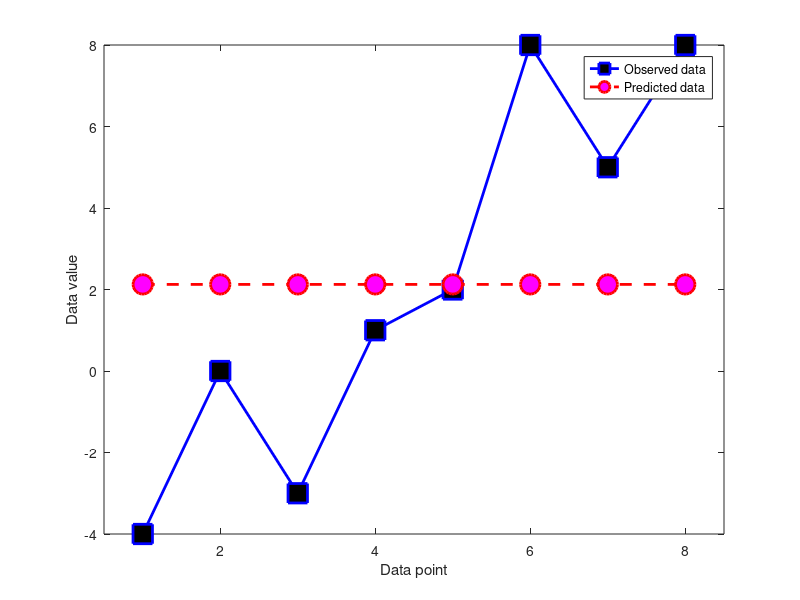
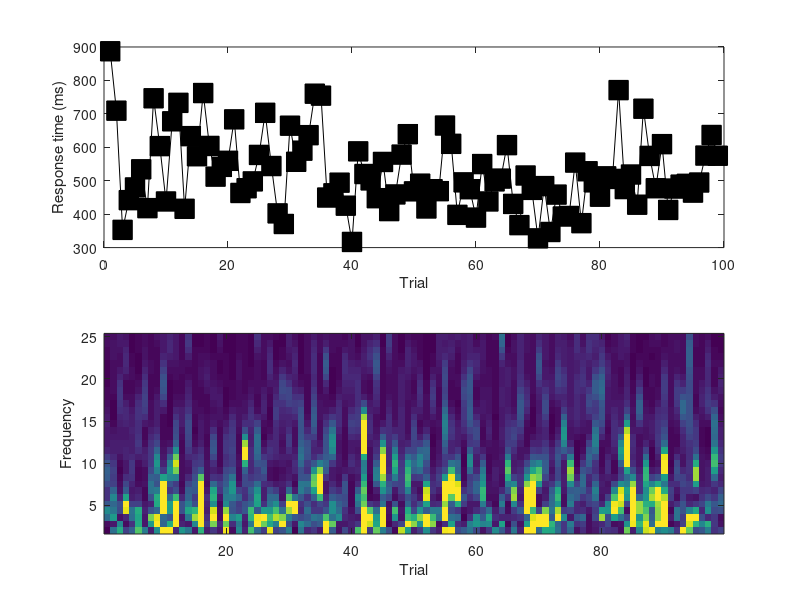
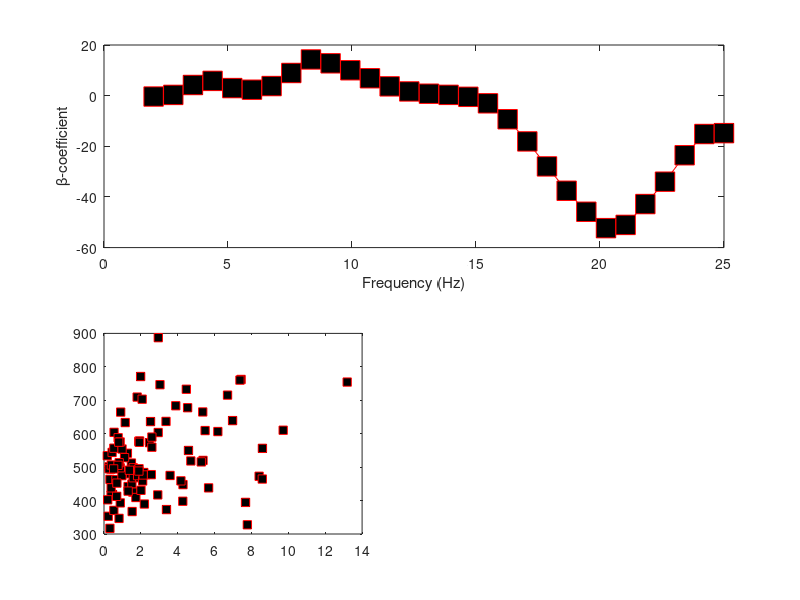

MATLAB code for these plots, in order: (Note: this script raises an error after producing the figures.)
%%
%     COURSE: Linear algebra: theory and implementation
%    SECTION: Least-squares and statistics
%      VIDEO: Least-squares via row-reduction
% Instructor: mikexcohen.com
% 
%%


m = 10;
n = 3;

% create data
X = randn(m,n); % design matrix
y = randn(m,1); % outcome measures (data)

% try directly applying RREF
rref([ X y ])

% now reapply to the normal equations
Xsol = rref([ X'*X X'*y ]);
beta = Xsol(:,end);

% compare to left-inverse
beta2 = (X'*X)\(X'*y);

% even simpler (MATLAB version-dependent)
beta3 = X\y;

%%
%     COURSE: Linear algebra: theory and implementation
%    SECTION: Least-squares and statistics
%      VIDEO: Least-squares example 1
% Instructor: mikexcohen.com
% 
%%

%% average value

% data
data = [ -4, 0, -3, 1, 2, 8, 5, 8 ]';
N    = length(data);

% design matrix
X = ones(N,1);

% fit the model
b = (X'*X)\(X'*data);

% compare against the mean
m = mean(data);

% compute the model-predicted values
yHat = X*b;

% plot data and model prediction
figure(3), clf
plot(1:N,data,'bs-','markerfacecolor','k','linew',2,'markersize',14)
hold on
plot(1:N,yHat,'ro--','markerfacecolor','m','linew',2,'markersize',14)

set(gca,'xlim',[.5 N+.5])
xlabel('Data point'), ylabel('Data value')
legend({'Observed data';'Predicted data'})

%% same as above but linear trend

% design matrix
X = (1:N)';

% fit the model
b = (X'*X)\(X'*data);

% compare against the mean
m = mean(data);

% compute the model-predicted values
yHat = X*b;

% plot data and model prediction
figure(4), clf
plot(1:N,data,'bs-','markerfacecolor','k','linew',2,'markersize',14)
hold on
plot(1:N,yHat,'ro--','markerfacecolor','m','linew',2,'markersize',14)

set(gca,'xlim',[.5 N+.5])
xlabel('Data point'), ylabel('Data value')
legend({'Observed data';'Predicted data'})

%% Now with an intercept and trend (slope)

% design matrix
X = [ ones(N,1) (1:N)' ];

% fit the model
b = (X'*X)\(X'*data);

% compare against the mean
m = mean(data);

% compute the model-predicted values
yHat = X*b;

% plot data and model prediction
figure(5), clf
plot(1:N,data,'bs-','markerfacecolor','k','linew',2,'markersize',14)
hold on
plot(1:N,yHat,'ro--','markerfacecolor','m','linew',2,'markersize',14)

set(gca,'xlim',[.5 N+.5])
xlabel('Data point'), ylabel('Data value')
legend({'Observed data';'Predicted data'})


%%
%     COURSE: Linear algebra: theory and implementation
%    SECTION: Least-squares and statistics
%      VIDEO: Least-squares example 2
% Instructor: mikexcohen.com
% 
%%

% load data
load EEG_RT_data.mat
N = length(rts);

% show the data
figure(4), clf
subplot(211)
plot(rts,'ks-','markersize',14,'markerfacecolor','k')
xlabel('Trial'), ylabel('Response time (ms)')

subplot(212)
imagesc(1:N,frex,EEGdata)
axis xy
xlabel('Trial'), ylabel('Frequency')
set(gca,'clim',[0 10])

%% now for the model creation and fitting

% design matrix
X = [ ones(N-1,1) rts(1:end-1)' EEGdata(9,2:end)' ];

% compute parameters
b = (X'*X)\(X'*rts(2:end)');

% interpreting the coefficients:
disp([ 'Intercept: ' num2str(b(1)) ' ms' ])
disp([ 'Effect of prev. RT: ' num2str(b(2)*std(rts)) ' ms' ])
disp([ 'Effect of EEG energy: ' num2str(b(3)*std(rts)/std(EEGdata(9,:))) ' ms' ])

%% compute effect over frequencies

b = zeros(size(frex));

for fi=1:length(frex)
    
    % design matrix
    X = [ ones(N,1) EEGdata(fi,:)' ];
    
    % compute parameters
    t = (X'*X)\(X'*rts');
    b(fi) = t(2);
end

% plot
figure(5), clf
subplot(211)
plot(frex,b,'rs-','markersize',14,'markerfacecolor','k')
xlabel('Frequency (Hz)')
ylabel('\beta-coefficient')


% scatterplots at these frequencies
frex2plot = dsearchn(frex',[ 8 20 ]');

for fi=1:2
    subplot(2,2,2+fi)
    
    plot(EEGdata(frex2plot(fi),:),rts,'rs','markerfacecolor','k')
    h=lsline;
    set(h,'linew',2,'color','k')
    
    xlabel('EEG energy'), ylabel('RT')
    title([ 'EEG signal at ' num2str(round(frex(frex2plot(fi)))) ' Hz' ])
end

%%

% Interested in more courses? See sincxpress.com 
% Use code MXC-DISC4ALL for the lowest price for all courses.
